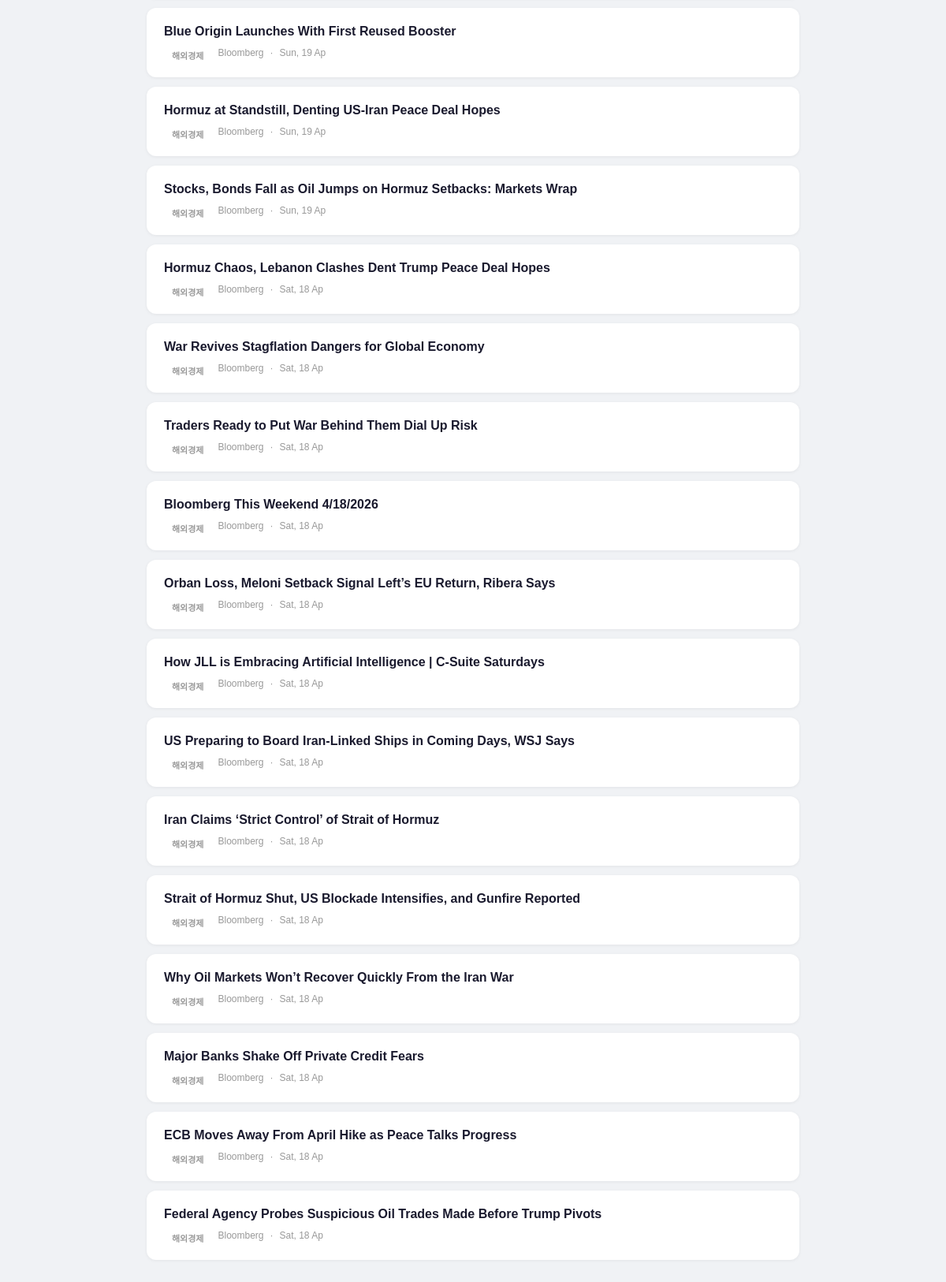
Before: /news/해외경제 (lower part) with the older database file.
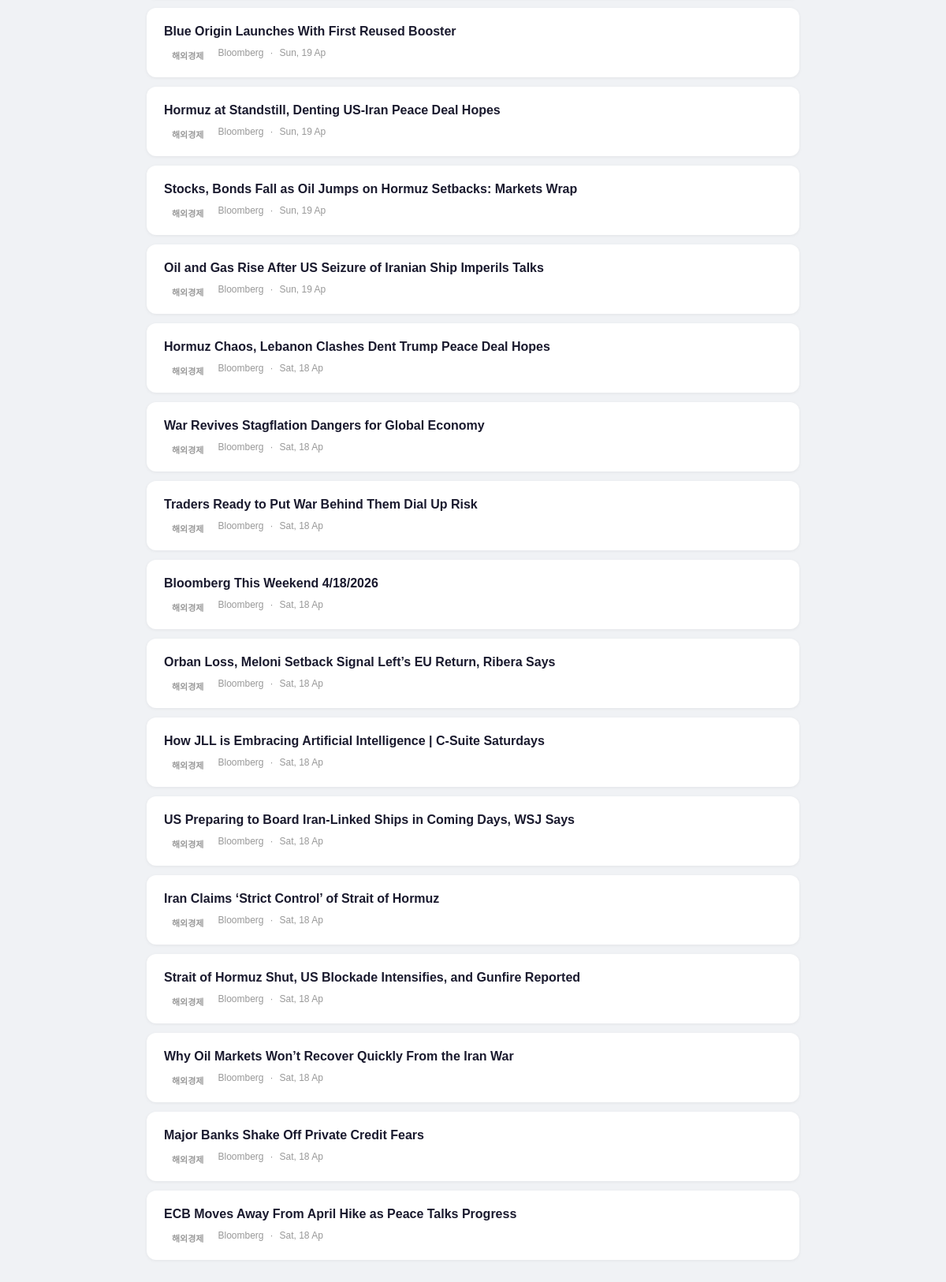
After: the same page with the newer database file.
### tables this page shows
CREATE TABLE articles (
            id       INTEGER PRIMARY KEY AUTOINCREMENT,
            title    TEXT NOT NULL,
            link     TEXT,
            source   TEXT,
            category TEXT,
            date     TEXT
        );

### app.py (the view)
@app.route("/news/<category>")
def news_category(category):
    articles = get_articles(category)
    return render_template("news.html", articles=articles, category=category)

### app.py (called while the page is built, shortened)
def get_articles(category=None):
    conn = sqlite3.connect(DB)
    c = conn.cursor()
    if category:
        c.execute("""
            SELECT id, title, link, source, category, date
            FROM articles WHERE category=?
            ORDER BY date DESC LIMIT 20
        """, (category,))
    rows = c.fetchall()
    conn.close()
    return [{"id": r[0], "title": r[1], "link": r[2], "source": r[3], "category": r[4], "date": r[5]} for r in rows]

### templates/news.html (shortened to what this page needs)
<!DOCTYPE html>
<html lang="ko">
<head>
</head>
<body>
<div class="container">
  <div id="articleList">
    {% for article in articles %}
    <div class="article-card">
      <h3><a href="{{ article['link'] }}" target="_blank" rel="noreferrer">{{ article['title'] }}</a></h3>
      <div class="meta">
        <span class="badge {{ article['category'] }}">{{ article['category'] }}</span>
        <span>{{ article['source'] }}</span>
        <span>·</span>
        <span>{{ article['date'] }}</span>
      </div>
    </div>
    {% endfor %}
  </div>
</div>
</body>
</html>

### templates/news.html (style rules this page uses)
* { box-sizing: border-box; margin: 0; padding: 0; }
body { font-family: 'Apple SD Gothic Neo', sans-serif; background: #f0f2f5; color: #1a1a2e; }
.container { max-width: 860px; margin: 0 auto; padding: 24px 16px 40px; }
.article-card { background: white; border-radius: 12px; padding: 18px 22px; margin-bottom: 12px; box-shadow: 0 1px 4px rgba(0,0,0,0.06); transition: transform 0.15s; }
.article-card h3 { font-size: 16px; margin-bottom: 8px; line-height: 1.5; }
.article-card h3 a { color: #1a1a2e; text-decoration: none; }
.meta { font-size: 12px; color: #999; display: flex; gap: 8px; }
.badge { display: inline-block; padding: 2px 10px; border-radius: 20px; font-size: 11px; font-weight: 600; }

Changed rows visible on the page:
no longer on this page (row unchanged): articles: title "Federal Agency Probes Suspicious Oil Trades Made Before Trump Pivots", category "해외경제", source "Bloomberg", date "Sat, 18 Ap"
added articles: title "Oil and Gas Rise After US Seizure of Iranian Ship Imperils Talks", category "해외경제", source "Bloomberg", date "Sun, 19 Ap"
